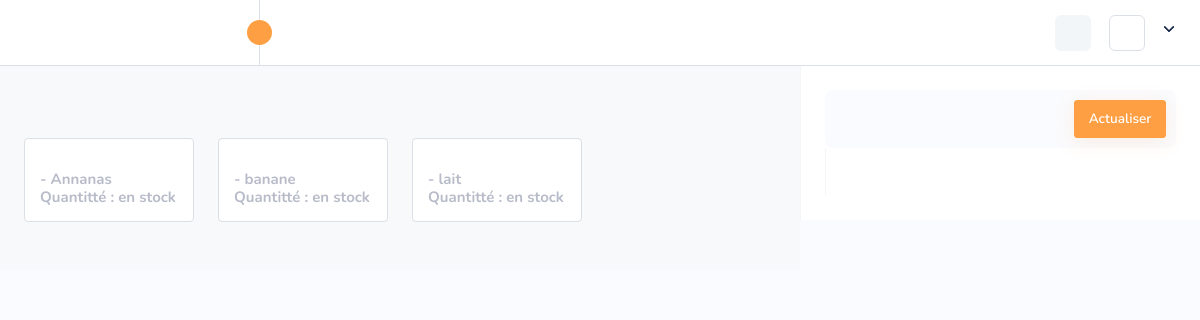
Screenshot of /achat/ with the database file from the repository.
### pos/models.py (models this page shows, shortened)
class Ingredient(models.Model):
    name = models.CharField(max_length=100)
    price = MoneyField(max_digits=14, decimal_places=0, default_currency='XOF', blank=True, null=True)
    quantity = models.FloatField(blank=True, null=True)
    unit = models.CharField(max_length=10, choices=UNIT_CHOICES, default="Litre")
    entry_date = models.DateTimeField(auto_now_add=True)

### core/views.py (the view)
# urls.py: path('achat/', views.Achat, name='achat'),
def Achat(request):
    fournisseurs = Fournisseur.objects.filter(disponible=True)
    ingredients = Ingredient.objects.all()
    context = {
        'fournisseurs': fournisseurs,
        'ingredients':ingredients,
    }
    return render(request, 'pages/achat.html', context)

### template/pages/achat.html (shortened to what this page needs)
{% extends "base/base.html" %}
{% load static %}
{% block base %}
{% include 'include/navbar.html' %}
<div class="page-wrapper pos-pg-wrapper ms-0">
    <div class="content pos-design p-0">
        <div class="row align-items-start pos-wrapper">
            <div class="col-md-12 col-lg-8">
                <div class="pos-categories tabs_wrapper">
                    <div class="pos-products">
                        <div class="row mt-5">
                            {% for product in ingredients %}
                            <div class="col-sm-3 col-md-6 col-lg-3 col-xl-3">
                                <form hx-post="{% url 'add_product_to_reapo' %}" hx-target="#achat-items" method="post">
                                <div class="product-info default-cover card" onclick="document.getElementById('stock_product_btn-{{ product.id }}').click()">
                                    <h6 class="cat-name mt-3"><a href="javascript:void(0);">{{product.category.name}} - {{product.name}} <br>Quantitté : {{product.stock_actuel}} en stock</a></h6>
                                </div>
                            </form>
                            </div>
                        {% empty %}
                            <p>No categories found.</p>
                        {% endfor %}
                        </div>
                    </div>
                </div>
            </div>
            <div class="col-md-12 col-lg-4 ps-0">
               {% include 'partials/achat_items.html' %}
            </div>
        </div>
    </div>
</div>
{% endblock base %}

### rows the page displays
Ingredient: name "Annanas"
Ingredient: name "banane"
Ingredient: name "lait"
